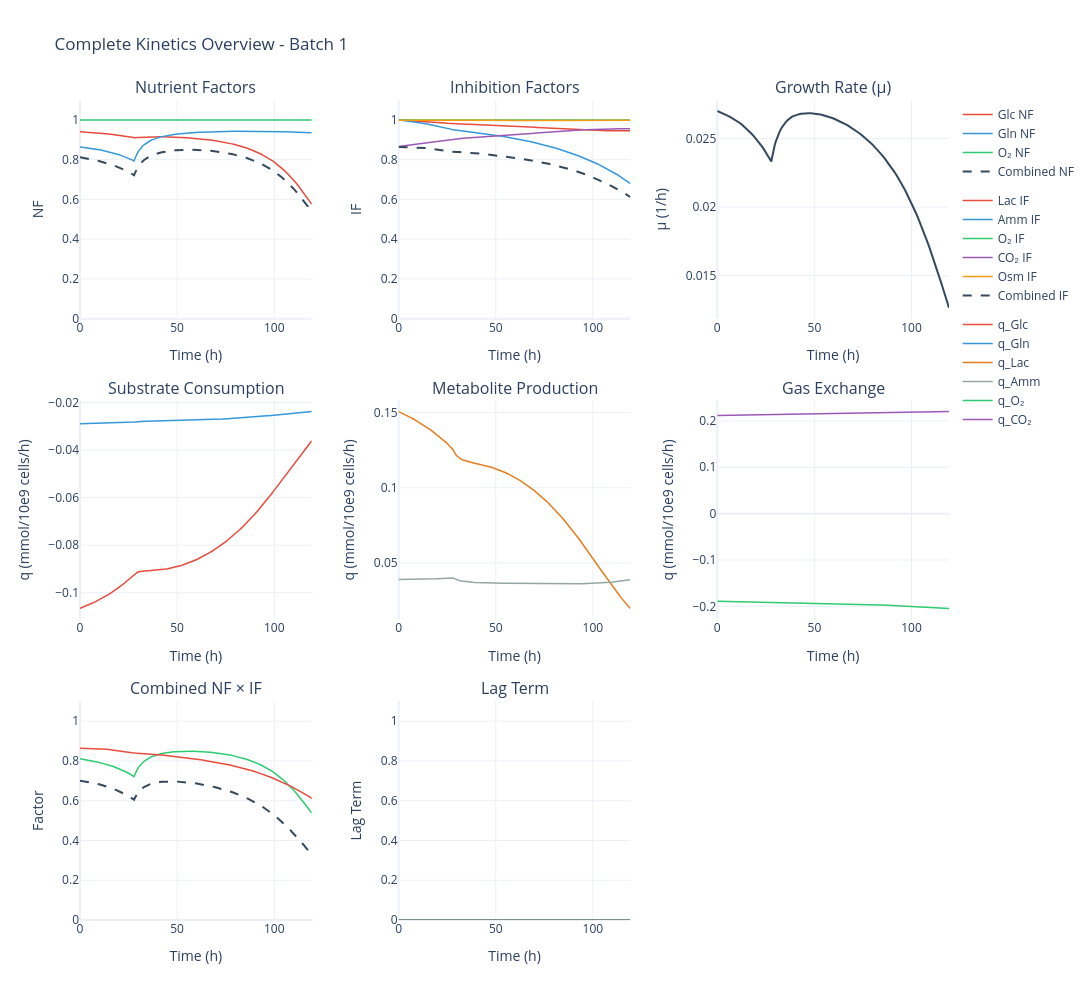

The code cell stored with this chart in its notebook:
### Code cell
# ── Optimized simulation visualizations ────────────────────────────────────────
final_sim.data.plot_kinetics()

### Figure 1 — Plotly figure (JSON) as saved in the notebook; plotly's stock layout.template omitted (floating-point values rounded to 4 significant figures; data arrays with more than 128 entries replaced by an {"elided": "..."} marker saying what was removed)
{"data": [{"legendgroup": "NF", "line": {"color": "#E74C3C", "width": 1.5}, "mode": "lines", "name": "Glc NF", "type": "scatter", "x": {"elided": "136 float values"}, "xaxis": "x", "y": {"elided": "136 float values"}, "yaxis": "y"}, {"legendgroup": "NF", "line": {"color": "#3498DB", "width": 1.5}, "mode": "lines", "name": "Gln NF", "type": "scatter", "x": {"elided": "136 float values"}, "xaxis": "x", "y": {"elided": "136 float values"}, "yaxis": "y"}, {"legendgroup": "NF", "line": {"color": "#2ECC71", "width": 1.5}, "mode": "lines", "name": "O₂ NF", "type": "scatter", "x": {"elided": "136 float values"}, "xaxis": "x", "y": {"elided": "136 float values"}, "yaxis": "y"}, {"legendgroup": "NF", "line": {"color": "#34495E", "dash": "dash", "width": 2}, "mode": "lines", "name": "Combined NF", "type": "scatter", "x": {"elided": "136 float values"}, "xaxis": "x", "y": {"elided": "136 float values"}, "yaxis": "y"}, {"legendgroup": "IF", "line": {"color": "#E74C3C", "width": 1.5}, "mode": "lines", "name": "Lac IF", "type": "scatter", "x": {"elided": "136 float values"}, "xaxis": "x2", "y": {"elided": "136 float values"}, "yaxis": "y2"}, {"legendgroup": "IF", "line": {"color": "#3498DB", "width": 1.5}, "mode": "lines", "name": "Amm IF", "type": "scatter", "x": {"elided": "136 float values"}, "xaxis": "x2", "y": {"elided": "136 float values"}, "yaxis": "y2"}, {"legendgroup": "IF", "line": {"color": "#2ECC71", "width": 1.5}, "mode": "lines", "name": "O₂ IF", "type": "scatter", "x": {"elided": "136 float values"}, "xaxis": "x2", "y": {"elided": "136 float values"}, "yaxis": "y2"}, {"legendgroup": "IF", "line": {"color": "#9B59B6", "width": 1.5}, "mode": "lines", "name": "CO₂ IF", "type": "scatter", "x": {"elided": "136 float values"}, "xaxis": "x2", "y": {"elided": "136 float values"}, "yaxis": "y2"}, {"legendgroup": "IF", "line": {"color": "#F39C12", "width": 1.5}, "mode": "lines", "name": "Osm IF", "type": "scatter", "x": {"elided": "136 float values"}, "xaxis": "x2", "y": {"elided": "136 float values"}, "yaxis": "y2"}, {"legendgroup": "IF", "line": {"color": "#34495E", "dash": "dash", "width": 2}, "mode": "lines", "name": "Combined IF", "type": "scatter", "x": {"elided": "136 float values"}, "xaxis": "x2", "y": {"elided": "136 float values"}, "yaxis": "y2"}, {"line": {"color": "#34495E", "width": 2}, "mode": "lines", "name": "μ", "showlegend": false, "type": "scatter", "x": {"elided": "136 float values"}, "xaxis": "x3", "y": {"elided": "136 float values"}, "yaxis": "y3"}, {"legendgroup": "rates", "line": {"color": "#E74C3C", "width": 1.5}, "mode": "lines", "name": "q_Glc", "type": "scatter", "x": {"elided": "136 float values"}, "xaxis": "x4", "y": {"elided": "136 float values"}, "yaxis": "y4"}, {"legendgroup": "rates", "line": {"color": "#3498DB", "width": 1.5}, "mode": "lines", "name": "q_Gln", "type": "scatter", "x": {"elided": "136 float values"}, "xaxis": "x4", "y": {"elided": "136 float values"}, "yaxis": "y4"}, {"legendgroup": "rates", "line": {"color": "#E67E22", "width": 1.5}, "mode": "lines", "name": "q_Lac", "type": "scatter", "x": {"elided": "136 float values"}, "xaxis": "x5", "y": {"elided": "136 float values"}, "yaxis": "y5"}, {"legendgroup": "rates", "line": {"color": "#95A5A6", "width": 1.5}, "mode": "lines", "name": "q_Amm", "type": "scatter", "x": {"elided": "136 float values"}, "xaxis": "x5", "y": {"elided": "136 float values"}, "yaxis": "y5"}, {"legendgroup": "rates", "line": {"color": "#2ECC71", "width": 1.5}, "mode": "lines", "name": "q_O₂", "type": "scatter", "x": {"elided": "136 float values"}, "xaxis": "x6", "y": {"elided": "136 float values"}, "yaxis": "y6"}, {"legendgroup": "rates", "line": {"color": "#9B59B6", "width": 1.5}, "mode": "lines", "name": "q_CO₂", "type": "scatter", "x": {"elided": "136 float values"}, "xaxis": "x6", "y": {"elided": "136 float values"}, "yaxis": "y6"}, {"line": {"color": "#2ECC71", "width": 1.5}, "mode": "lines", "name": "NF", "showlegend": false, "type": "scatter", "x": {"elided": "136 float values"}, "xaxis": "x7", "y": {"elided": "136 float values"}, "yaxis": "y7"}, {"line": {"color": "#E74C3C", "width": 1.5}, "mode": "lines", "name": "IF", "showlegend": false, "type": "scatter", "x": {"elided": "136 float values"}, "xaxis": "x7", "y": {"elided": "136 float values"}, "yaxis": "y7"}, {"line": {"color": "#34495E", "dash": "dash", "width": 2}, "mode": "lines", "name": "NF × IF", "showlegend": false, "type": "scatter", "x": {"elided": "136 float values"}, "xaxis": "x7", "y": {"elided": "136 float values"}, "yaxis": "y7"}, {"line": {"color": "#7F8C8D", "width": 2}, "mode": "lines", "name": "Lag", "showlegend": false, "type": "scatter", "x": {"elided": "136 float values"}, "xaxis": "x8", "y": {"elided": "136 float values"}, "yaxis": "y8"}], "layout": {"annotations": [{"font": {"size": 16}, "showarrow": false, "text": "Nutrient Factors", "x": 0.1333, "xanchor": "center", "xref": "paper", "y": 1, "yanchor": "bottom", "yref": "paper"}, {"font": {"size": 16}, "showarrow": false, "text": "Inhibition Factors", "x": 0.5, "xanchor": "center", "xref": "paper", "y": 1, "yanchor": "bottom", "yref": "paper"}, {"font": {"size": 16}, "showarrow": false, "text": "Growth Rate (μ)", "x": 0.8667, "xanchor": "center", "xref": "paper", "y": 1, "yanchor": "bottom", "yref": "paper"}, {"font": {"size": 16}, "showarrow": false, "text": "Substrate Consumption", "x": 0.1333, "xanchor": "center", "xref": "paper", "y": 0.6333, "yanchor": "bottom", "yref": "paper"}, {"font": {"size": 16}, "showarrow": false, "text": "Metabolite Production", "x": 0.5, "xanchor": "center", "xref": "paper", "y": 0.6333, "yanchor": "bottom", "yref": "paper"}, {"font": {"size": 16}, "showarrow": false, "text": "Gas Exchange", "x": 0.8667, "xanchor": "center", "xref": "paper", "y": 0.6333, "yanchor": "bottom", "yref": "paper"}, {"font": {"size": 16}, "showarrow": false, "text": "Combined NF × IF", "x": 0.1333, "xanchor": "center", "xref": "paper", "y": 0.2667, "yanchor": "bottom", "yref": "paper"}, {"font": {"size": 16}, "showarrow": false, "text": "Lag Term", "x": 0.5, "xanchor": "center", "xref": "paper", "y": 0.2667, "yanchor": "bottom", "yref": "paper"}], "height": 1000, "hovermode": "x unified", "legend": {"orientation": "v", "x": 1.01, "xanchor": "left", "y": 1, "yanchor": "top"}, "showlegend": true, "title": {"text": "Complete Kinetics Overview - Batch 1"}, "width": 1400, "xaxis": {"anchor": "y", "domain": [0, 0.2667], "title": {"text": "Time (h)"}}, "xaxis2": {"anchor": "y2", "domain": [0.3667, 0.6333], "title": {"text": "Time (h)"}}, "xaxis3": {"anchor": "y3", "domain": [0.7333, 1], "title": {"text": "Time (h)"}}, "xaxis4": {"anchor": "y4", "domain": [0, 0.2667], "title": {"text": "Time (h)"}}, "xaxis5": {"anchor": "y5", "domain": [0.3667, 0.6333], "title": {"text": "Time (h)"}}, "xaxis6": {"anchor": "y6", "domain": [0.7333, 1], "title": {"text": "Time (h)"}}, "xaxis7": {"anchor": "y7", "domain": [0, 0.2667], "title": {"text": "Time (h)"}}, "xaxis8": {"anchor": "y8", "domain": [0.3667, 0.6333], "title": {"text": "Time (h)"}}, "xaxis9": {"anchor": "y9", "domain": [0.7333, 1], "title": {"text": "Time (h)"}}, "yaxis": {"anchor": "x", "domain": [0.7333, 1], "range": [0, 1.1], "title": {"text": "NF"}}, "yaxis2": {"anchor": "x2", "domain": [0.7333, 1], "range": [0, 1.1], "title": {"text": "IF"}}, "yaxis3": {"anchor": "x3", "domain": [0.7333, 1], "title": {"text": "μ (1/h)"}}, "yaxis4": {"anchor": "x4", "domain": [0.3667, 0.6333], "title": {"text": "q (mmol/10e9 cells/h)"}}, "yaxis5": {"anchor": "x5", "domain": [0.3667, 0.6333], "title": {"text": "q (mmol/10e9 cells/h)"}}, "yaxis6": {"anchor": "x6", "domain": [0.3667, 0.6333], "title": {"text": "q (mmol/10e9 cells/h)"}}, "yaxis7": {"anchor": "x7", "domain": [0, 0.2667], "range": [0, 1.1], "title": {"text": "Factor"}}, "yaxis8": {"anchor": "x8", "domain": [0, 0.2667], "range": [0, 1.1], "title": {"text": "Lag Term"}}, "yaxis9": {"anchor": "x9", "domain": [0, 0.2667]}}}
